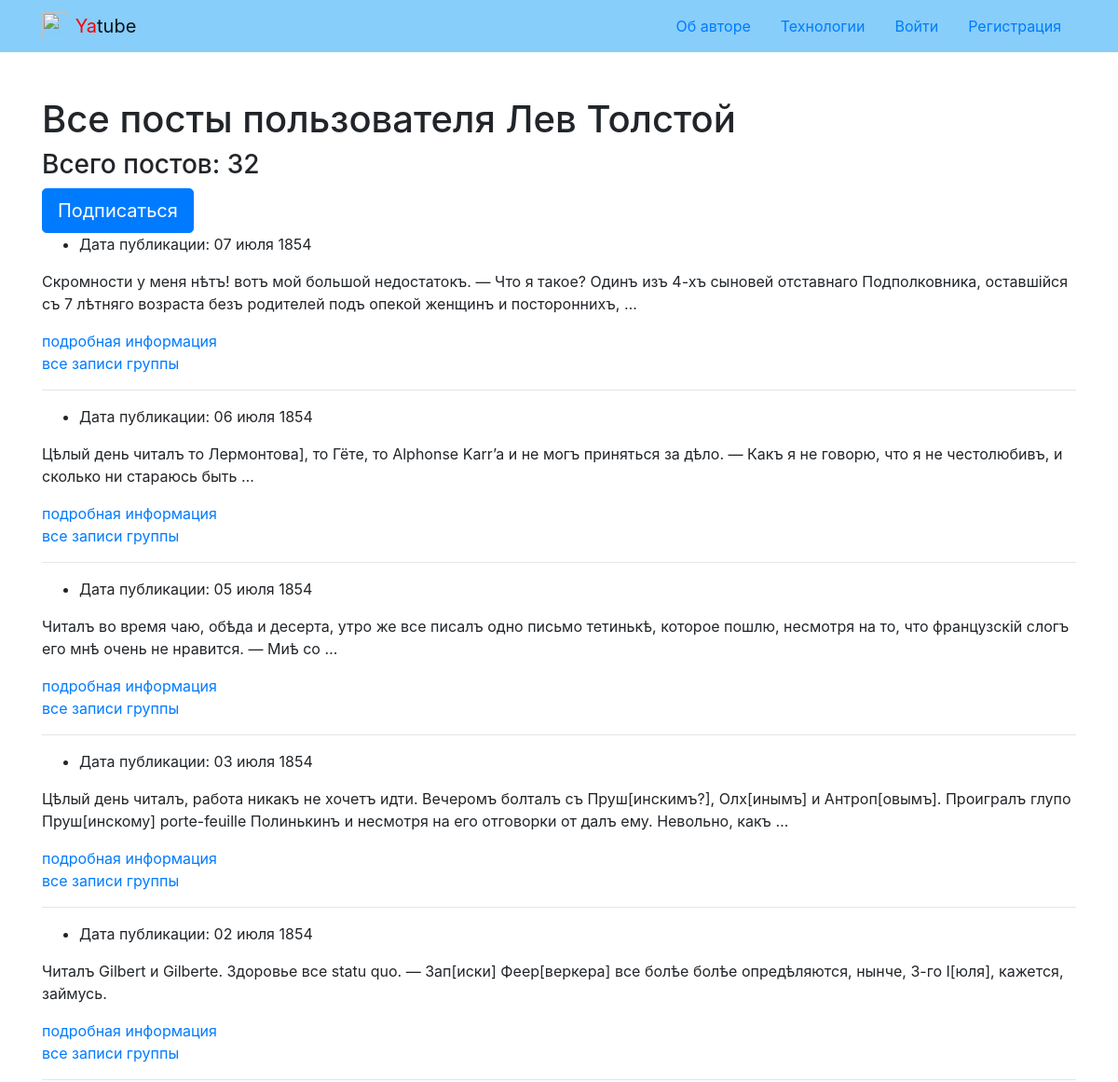
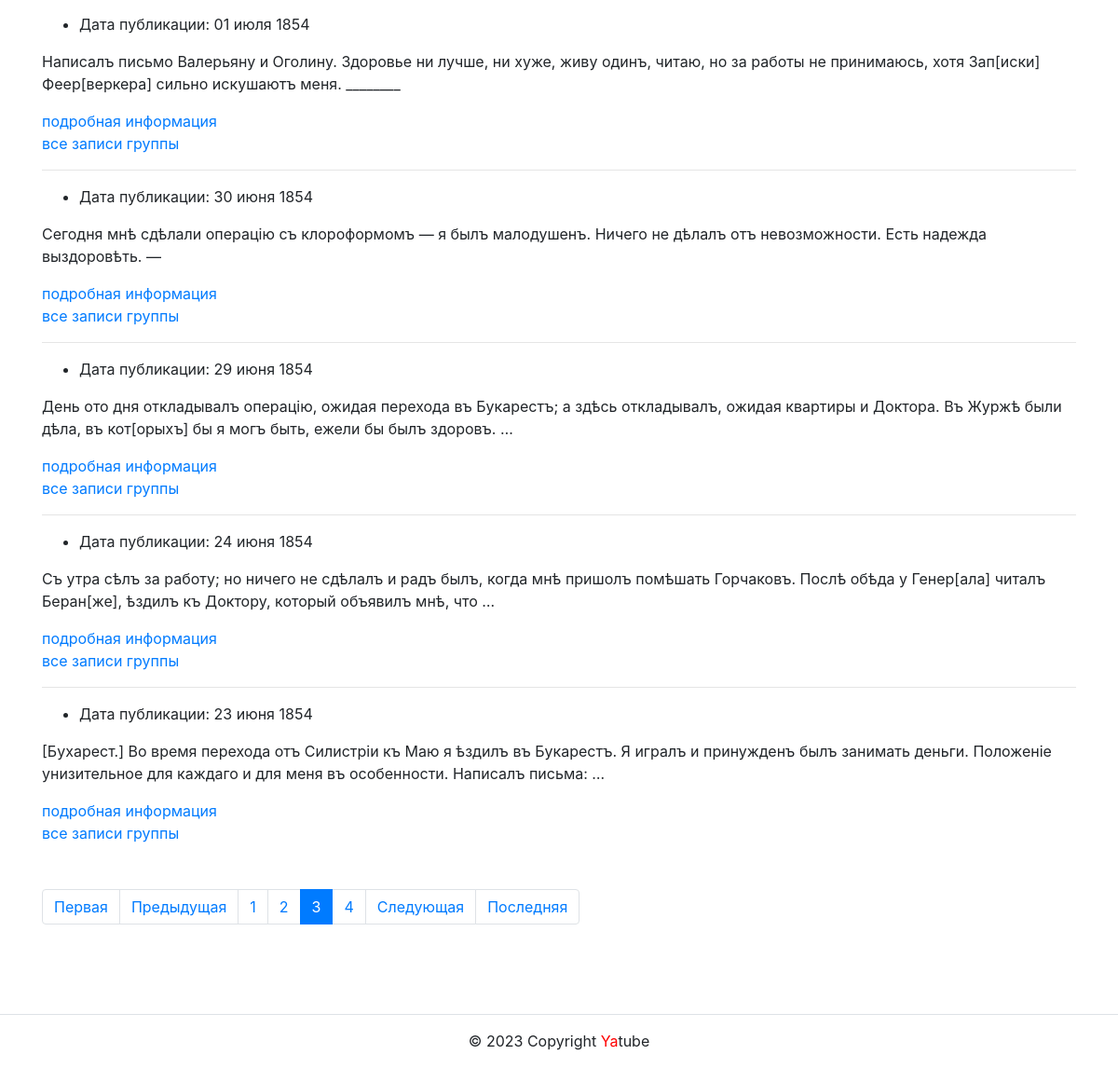
The page /profile/leo/?page=3 on the database its author committed (2 pictures, top to bottom).
### posts/models.py (models this page shows, shortened)
class Post(models.Model):
    text = models.TextField(
        verbose_name='Текст поста',
        help_text='Введите текст поста'
    )
    pub_date = models.DateTimeField(
        auto_now_add=True,
        verbose_name='Дата публикации'
    )
    author = models.ForeignKey(
        User,
        on_delete=models.CASCADE,
        related_name='posts',
        verbose_name='Автор'
    )
    group = models.ForeignKey(
        Group,
        blank=True,
        null=True,
        on_delete=models.SET_NULL,
        related_name='posts',
        verbose_name='Группа',
        help_text='Группа, к которой будет относится пост'
    )
    image = models.ImageField(
        'Картинка',
        upload_to='posts/',
        blank=True
    )
    class Meta:
        ordering = ['-pub_date']
        verbose_name = 'Сообщения'
        verbose_name_plural = 'Сообщения'

### posts/views.py (the view)
# urls.py: path('profile/<str:username>/', views.profile, name='profile'),
def profile(request, username):
    is_profile = True
    author = get_object_or_404(User, username=username)
    user = request.user
    post_list = Post.objects.filter(author=author).select_related(
        'group',
        'author',
    )
    count = post_list.count()
    page_obj = paginator(request, post_list)
    following = (
        author.following.filter(user_id=user.id)
    ).exists()
    context = {
        'page_obj': page_obj,
        'author': author,
        'count': count,
        'is_profile': is_profile,
        'following': following,
    }
    return render(request, 'posts/profile.html', context)

### core/context_processors/year.py (called while the page is built)
def year(request):
    tz = pytz.timezone('Europe/Moscow')
    dt = datetime.now(tz)
    year = dt.year
    return {
        'year': year
    }

### posts/views.py (called while the page is built)
def paginator(request, posts):
    paginator = Paginator(posts, SELECT_LIMIT)
    page_number = request.GET.get('page')
    page_obj = paginator.get_page(page_number)
    return page_obj

### templates/posts/profile.html (shortened to what this page needs)
{% extends 'base.html'%}
{% block content %}
  <div class="container py-5">
    <h1>Все посты пользователя {{ author.get_full_name }} </h1>
    <h3>Всего постов: {{ count }} </h3>
    {% if following %}
      <a
        class="btn btn-lg btn-light"
        href="{% url 'posts:profile_unfollow' author.username %}" role="button"
      >
        Отписаться
      </a>
    {% else %}
      <a
        class="btn btn-lg btn-primary"
        href="{% url 'posts:profile_follow' author.username %}" role="button"
      >
        Подписаться
      </a>
    {% endif %}
    <article>
      {% for post in page_obj %}
        {% include 'includes/post.html' %}
        {% if post.group %}
          <a href="{% url 'posts:group_list' post.group.slug %}">все записи группы</a>
        {% endif %}
        {% if not forloop.last %}<hr>{% endif %}
      {% endfor %}
    </article>
    {% include 'posts/includes/paginator.html' %}
  </div>
{% endblock %}

### templates/includes/post.html (shortened to what this page needs)
{% load thumbnail %}
<ul>
    <li>
      Дата публикации: {{ post.pub_date|date:"d E Y" }}
    </li>
</ul>
<p>{{ post.text|truncatewords:30 }}</p>
<a href="{% url 'posts:post_detail' post.id %}">подробная информация</a><br>

### rows shown on the page
Post: pub_date "07 июля 1854", text "Скромности у меня нѣтъ! вотъ мой большой недостатокъ. — Что я такое? Одинъ изъ 4-хъ сыновей отставнаго Подполковника, оставшійся съ 7 лѣтняго возраста безъ родителей подъ опекой женщинъ и постороннихъ, …", shows "все записи группы"
Post: pub_date "06 июля 1854", text "Цѣлый день читалъ то Лермонтова], то Гёте, то Alphonse Karr’a и не могъ приняться за дѣло. — Какъ я не говорю, что я не честолюбивъ, и сколько ни стараюсь быть …", shows "все записи группы"
Post: pub_date "05 июля 1854", text "Читалъ во время чаю, обѣда и десерта, утро же все писалъ одно письмо тетинькѣ, которое пошлю, несмотря на то, что французскій слогъ его мнѣ очень не нравится. — Миѣ со …", shows "все записи группы"
Post: pub_date "03 июля 1854", text "Цѣлый день читалъ, работа никакъ не хочетъ идти. Вечеромъ болталъ съ Пруш[инскимъ?], Олх[инымъ] и Антроп[овымъ]. Проигралъ глупо Пруш[инскому] porte-feuille Полинькинъ и несмотря на его отговорки от далъ ему. Невольно, какъ …", shows "все записи группы"
Post: pub_date "02 июля 1854", text "Читалъ Gilbert и Gilberte. Здоровье все statu quo. — Зап[иски] Феер[веркера] все болѣе болѣе опредѣляются, нынче, 3-го І[юля], кажется, займусь.", shows "все записи группы"
Post: pub_date "01 июля 1854", text "Написалъ письмо Валерьяну и Оголину. Здоровье ни лучше, ни хуже, живу одинъ, читаю, но за работы не принимаюсь, хотя Зап[иски] Феер[веркера] сильно искушаютъ меня. ________", shows "все записи группы"
Post: pub_date "30 июня 1854", text "Сегодня мнѣ сдѣлали операцію съ клороформомъ — я былъ малодушенъ. Ничего не дѣлалъ отъ невозможности. Есть надежда выздоровѣть. —", shows "все записи группы"
Post: pub_date "29 июня 1854", text "День ото дня откладывалъ операцію, ожидая перехода въ Букарестъ; a здѣсь откладывалъ, ожидая квартиры и Доктора. Въ Журжѣ были дѣла, въ кот[орыхъ] бы я могъ быть, ежели бы былъ здоровъ. …", shows "все записи группы"
Post: pub_date "24 июня 1854", text "Съ утра сѣлъ за работу; но ничего не сдѣлалъ и радъ былъ, когда мнѣ пришолъ помѣшать Горчаковъ. Послѣ обѣда у Генер[ала] читалъ Беран[же], ѣздилъ къ Доктору, который объявилъ мнѣ, что …", shows "все записи группы"
Post: pub_date "23 июня 1854", text "[Бухарест.] Во время перехода отъ Силистріи къ Маю я ѣздилъ въ Букарестъ. Я игралъ и принужденъ былъ занимать деньги. Положеніе унизительное для каждаго и для меня въ особенности. Написалъ письма: …", shows "все записи группы"

### other values the page prints
{{ author.get_full_name }} "Лев Толстой"
{{ count }} "32"
{{ i }} "1" "2" "4"
{{ i }} "3"
